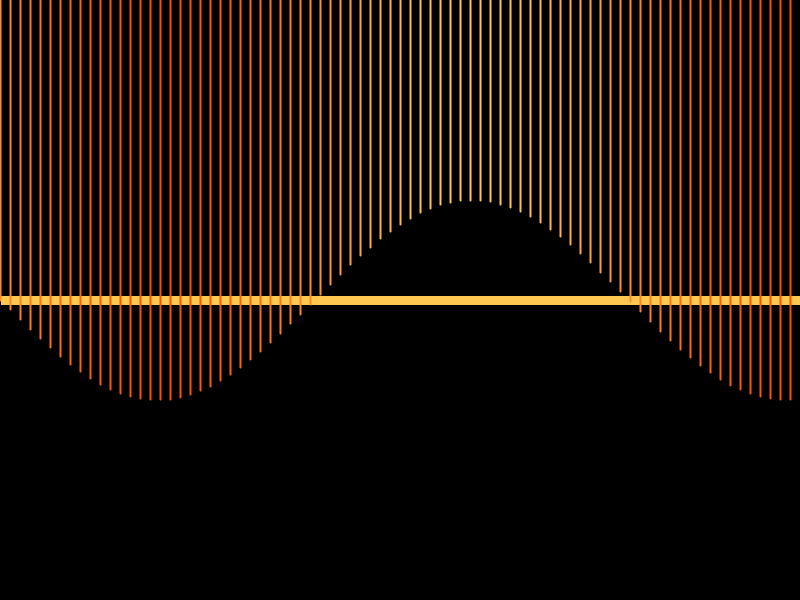
Frame 1 (no input)
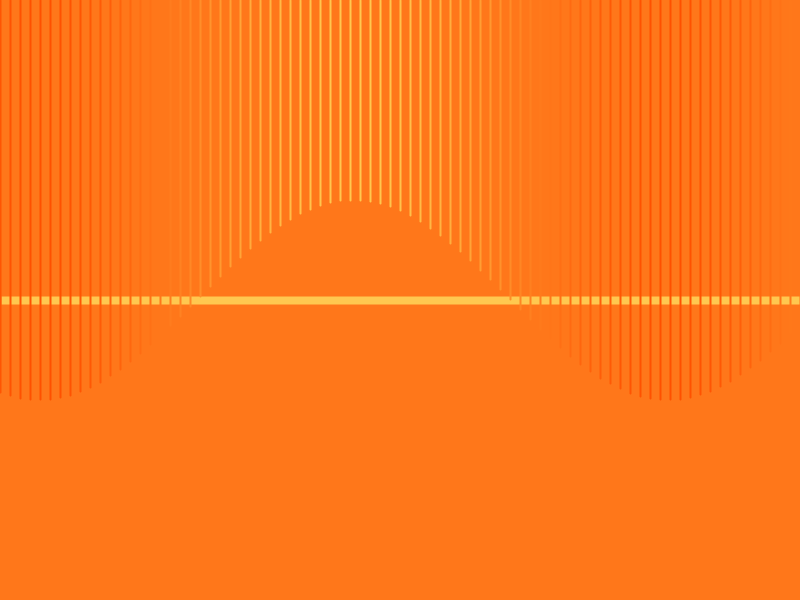
Frame 60 (the mouse pressed at the canvas centre just before this capture)
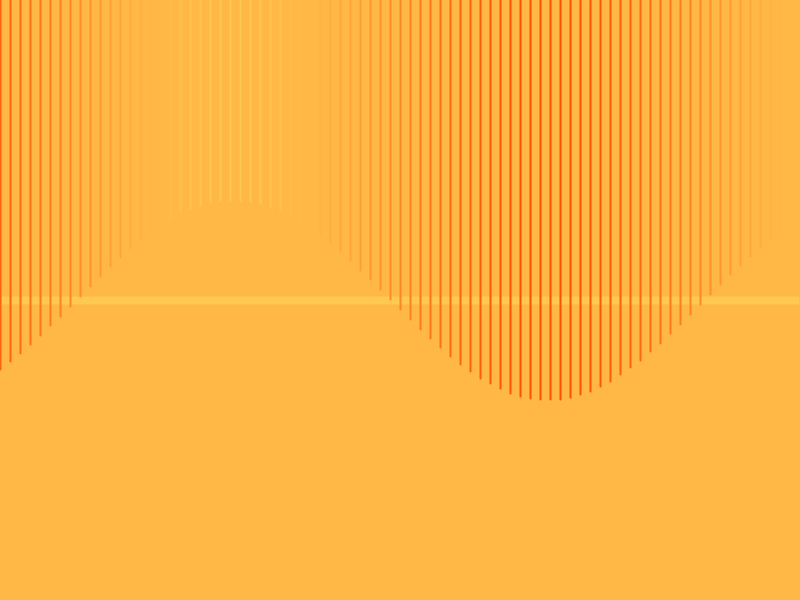
Frame 120 (the mouse held since frame 60 and released just before this capture)

The Processing sketch that drew these frames (run headless with seeded random() and noise(); from frame 60 on, the mouse is pressed at the canvas centre):

// Processing sketch: backgrouind_v3
// ── backgrouind_v3.pde
float offset; // Offset for the animation

void setup() {
  size(800, 600);
  offset = 0;
}

void draw() {
  background(0);

  // Define the colors
  color color1 = color(128, 80, 0);     // #805000
  color color2 = color(255, 80, 0);     // #FF5000
  color color3 = color(255, 200, 80);   // #FFC850
  color color4 = color(235, 215, 168);  // #EBD7A8

  // Draw the background gradient
  drawBackground(color3, color4);

  // Draw abstract lines
  drawLines(color3, color2);

  // Update the offset for animation
  offset += 0.02;
}

void drawBackground(color color1, color color4) {
  // Draw the gradient background
  for (int i = 0; i < height; i++) {
    // Calculate the color for each row
    float colorValue = map(i, 0, height, 0, 1);
    color c = lerpColor(color1, color4, colorValue);

    // Set the fill color and draw a rectangle for each row
    fill(c);
    rect(0, i, width, 1);
  }

  // Draw a gold band in the middle
  color color3 = color(255, 200, 80);   // #FFC850
  fill(color3);
  rect(0, height / 2 - 5, width, 10);
}

void drawLines(color color3, color color2) {
  // Set the stroke weight
  strokeWeight(2);

  // Loop through the width of the canvas
  for (float x = 0; x < width; x += 10) {
    // Calculate the y-coordinate based on the sine function and the offset
    float y = height / 2 + sin(x * 0.01 + offset) * 100;

    // Set the stroke color based on the y-coordinate
    float colorValue = map(y, height / 2 - 100, height / 2 + 100, 0, 1);
    color c = lerpColor(color3, color2, colorValue);
    stroke(c);

    // Draw a line from the top to the y-coordinate
    line(x, 0, x, y);
  }
}
